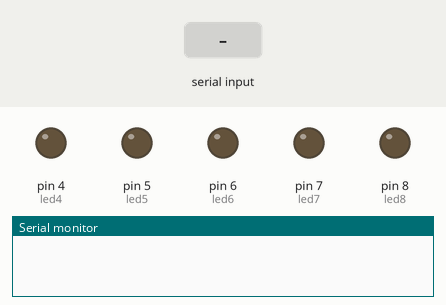
This sketch was run on a simulated Arduino Uno, built with avr-gcc and run on an emulated ATmega328P. On the bench: output pins drawn as LEDs (lit = HIGH), the last lines printed to the serial monitor. The test bench sets the inputs (shaded band).

Above: at 1.2 s.
1.3 s: "P1" received over Serial
At 2.3 s:
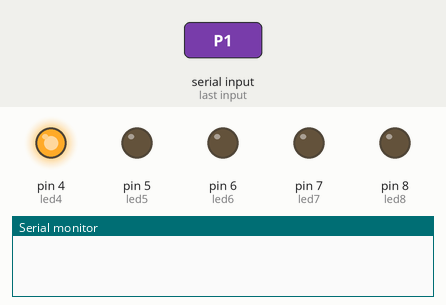
2.8 s: "P2" received over Serial
At 3.9 s:
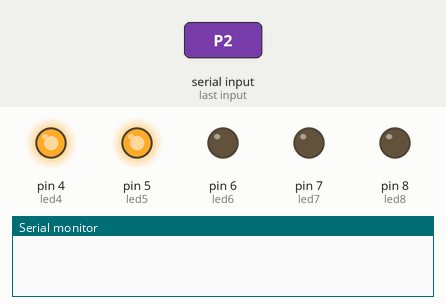
4.3 s: "TF" received over Serial
At 5.5 s:
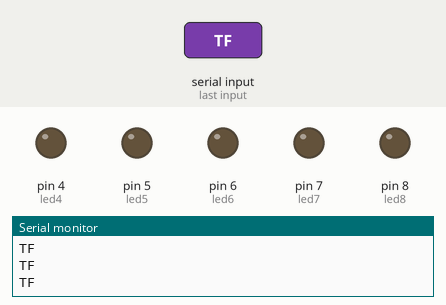
5.8 s: "P3" received over Serial
At 6.4 s:
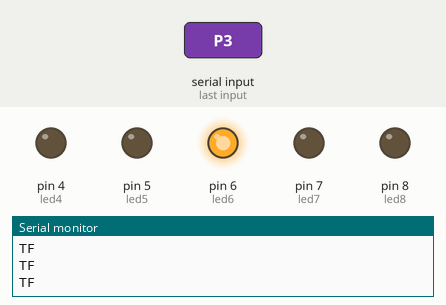
7.3 s: "P4" received over Serial
At 8.1 s:
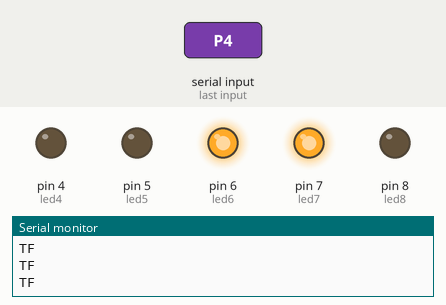
8.8 s: "P1" received over Serial
At 9.7 s:
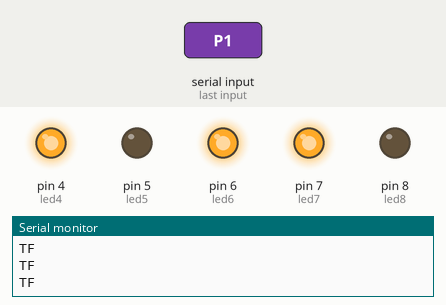
Timing chart, 0 to 11.3 s (numbered marks = the images above; inputs shaded):
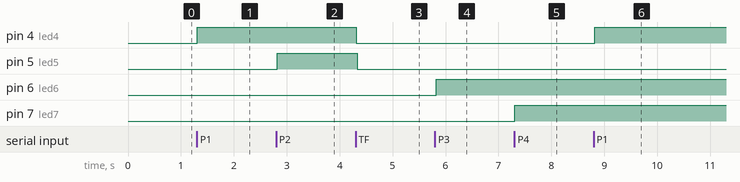

The sketch:

sketch_mar26a.ino
```cpp
// declare variables
char command;
String string;
//define leds
int led4 = 4;
int led5 = 5;
int led6 = 6;
int led7 = 7;
int led8 = 8;

//initialize output pins in start
  void setup()
  {
    Serial.begin(9600);
    pinMode(led4, OUTPUT);
    pinMode(led5, OUTPUT);
    pinMode(led6, OUTPUT);
    pinMode(led7, OUTPUT);
    pinMode(led8, OUTPUT);
  }

//get serial input commands
  void loop()
  {
    if (Serial.available() > 0)
    {string = "";}

   // while serial input command is coming
    while(Serial.available() > 0)
    {
      command = ((byte)Serial.read());

      if(command == ':')
      {
        break;
      }

      else
      {
        string += command;  // array each command to string
      }

      delay(3);
    }

   // if input string is P1 (Port 1)
    if(string == "P1")
    {
        ledOn(led4);

    }
     // if input string is P2 (Port 2)
       if(string == "P2")
    {
        ledOn(led5);

    }
     // if input string is P3 (Port 3)
           if(string == "P3")
    {
        ledOn(led6);

    }
       // if input string is P4 (Port 4)
    if(string == "P4")
    {
        ledOn(led7);

    }
       // if input string is P5 (Port 5)
        if(string == "P5")
    {
        ledOn(led7);

    }

     // if input string is TF (turn of or cancel)
    if(string =="TF")
    {
        ledOff(led4);
        ledOff(led5);
        ledOff(led6);
        ledOff(led7);
        ledOff(led8);

        Serial.println(string);
    }
 }

 // basic function for turn on LEDs
void ledOn(int led)
   {
      analogWrite(led, 255);
      delay(15);
    }
  // basic function for turn off LEDs
 void ledOff(int led)
 {
      analogWrite(led, 0);
      delay(15);
 }
```

Measured:
- after the input at 1.3 s, pin 4 (led4): LOW → HIGH at once
- after the input at 2.8 s, pin 5 (led5): LOW → HIGH at once
- after the input at 4.3 s, pin 4 (led4), pin 5 (led5): HIGH → LOW at once
- after the input at 5.8 s, pin 6 (led6): LOW → HIGH at once
- after the input at 7.3 s, pin 7 (led7): LOW → HIGH at once
- after the input at 8.8 s, pin 4 (led4): LOW → HIGH at once
